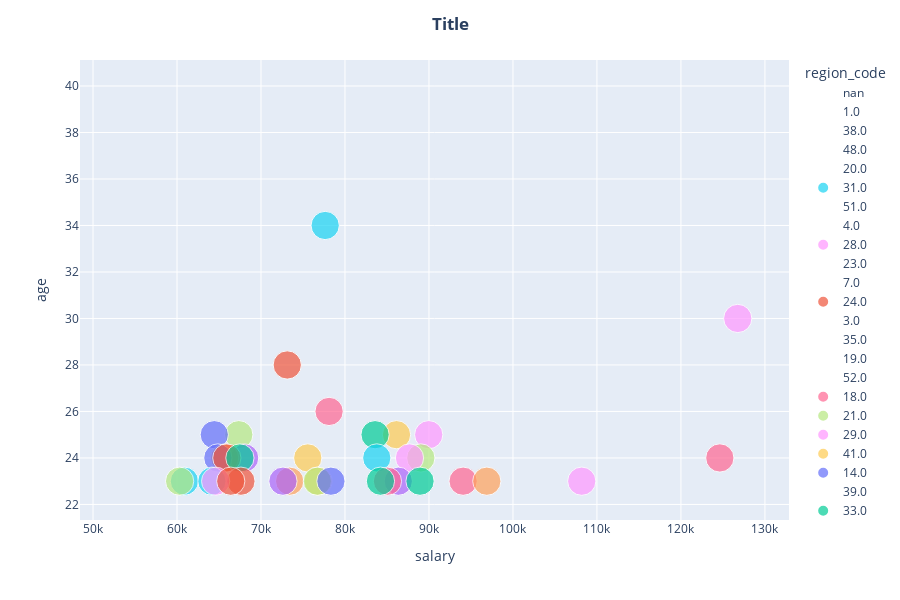

Notebook code cell kept with this figure:
### Code cell
# 1. Provided salary only for age range 22-40
# 2. Majority of the customers below 26 years old
# 3. Majority of the customers between 60 and 90k salary

four_feature_scatterer(df[df["salary"].notna()], "region_code", "salary", "age", "Male", title = "Title")

### Figure 1 — Plotly figure (JSON) as saved in the notebook; plotly's stock layout.template omitted (floating-point values rounded to 4 significant figures)
{"data": [{"hovertemplate": "region_code=nan<br>salary=%{x}<br>age=%{y}<br>Male=%{marker.size}<extra></extra>", "legendgroup": "nan", "marker": {"color": "#636efa", "size": [0], "sizemode": "area", "sizeref": 0.0025, "symbol": "circle"}, "mode": "markers", "name": "nan", "orientation": "v", "showlegend": true, "type": "scatter", "x": [114900.0], "xaxis": "x", "y": [40], "yaxis": "y"}, {"hovertemplate": "region_code=1.0<br>salary=%{x}<br>age=%{y}<br>Male=%{marker.size}<extra></extra>", "legendgroup": "1.0", "marker": {"color": "#EF553B", "size": [0], "sizemode": "area", "sizeref": 0.0025, "symbol": "circle"}, "mode": "markers", "name": "1.0", "orientation": "v", "showlegend": true, "type": "scatter", "x": [74450.0], "xaxis": "x", "y": [38], "yaxis": "y"}, {"hovertemplate": "region_code=38.0<br>salary=%{x}<br>age=%{y}<br>Male=%{marker.size}<extra></extra>", "legendgroup": "38.0", "marker": {"color": "#00cc96", "size": [0], "sizemode": "area", "sizeref": 0.0025, "symbol": "circle"}, "mode": "markers", "name": "38.0", "orientation": "v", "showlegend": true, "type": "scatter", "x": [76280.0], "xaxis": "x", "y": [37], "yaxis": "y"}, {"hovertemplate": "region_code=48.0<br>salary=%{x}<br>age=%{y}<br>Male=%{marker.size}<extra></extra>", "legendgroup": "48.0", "marker": {"color": "#ab63fa", "size": [0], "sizemode": "area", "sizeref": 0.0025, "symbol": "circle"}, "mode": "markers", "name": "48.0", "orientation": "v", "showlegend": true, "type": "scatter", "x": [108700.0], "xaxis": "x", "y": [36], "yaxis": "y"}, {"hovertemplate": "region_code=20.0<br>salary=%{x}<br>age=%{y}<br>Male=%{marker.size}<extra></extra>", "legendgroup": "20.0", "marker": {"color": "#FFA15A", "size": [0], "sizemode": "area", "sizeref": 0.0025, "symbol": "circle"}, "mode": "markers", "name": "20.0", "orientation": "v", "showlegend": true, "type": "scatter", "x": [53030.0], "xaxis": "x", "y": [35], "yaxis": "y"}, {"hovertemplate": "region_code=31.0<br>salary=%{x}<br>age=%{y}<br>Male=%{marker.size}<extra></extra>", "legendgroup": "31.0", "marker": {"color": "#19d3f3", "size": [1], "sizemode": "area", "sizeref": 0.0025, "symbol": "circle"}, "mode": "markers", "name": "31.0", "orientation": "v", "showlegend": true, "type": "scatter", "x": [77640.0], "xaxis": "x", "y": [34], "yaxis": "y"}, {"hovertemplate": "region_code=51.0<br>salary=%{x}<br>age=%{y}<br>Male=%{marker.size}<extra></extra>", "legendgroup": "51.0", "marker": {"color": "#FF6692", "size": [0], "sizemode": "area", "sizeref": 0.0025, "symbol": "circle"}, "mode": "markers", "name": "51.0", "orientation": "v", "showlegend": true, "type": "scatter", "x": [124200.0], "xaxis": "x", "y": [34], "yaxis": "y"}, {"hovertemplate": "region_code=4.0<br>salary=%{x}<br>age=%{y}<br>Male=%{marker.size}<extra></extra>", "legendgroup": "4.0", "marker": {"color": "#B6E880", "size": [0], "sizemode": "area", "sizeref": 0.0025, "symbol": "circle"}, "mode": "markers", "name": "4.0", "orientation": "v", "showlegend": true, "type": "scatter", "x": [69530.0], "xaxis": "x", "y": [30], "yaxis": "y"}, {"hovertemplate": "region_code=28.0<br>salary=%{x}<br>age=%{y}<br>Male=%{marker.size}<extra></extra>", "legendgroup": "28.0", "marker": {"color": "#FF97FF", "size": [1], "sizemode": "area", "sizeref": 0.0025, "symbol": "circle"}, "mode": "markers", "name": "28.0", "orientation": "v", "showlegend": true, "type": "scatter", "x": [126800.0], "xaxis": "x", "y": [30], "yaxis": "y"}, {"hovertemplate": "region_code=23.0<br>salary=%{x}<br>age=%{y}<br>Male=%{marker.size}<extra></extra>", "legendgroup": "23.0", "marker": {"color": "#FECB52", "size": [0], "sizemode": "area", "sizeref": 0.0025, "symbol": "circle"}, "mode": "markers", "name": "23.0", "orientation": "v", "showlegend": true, "type": "scatter", "x": [64160.0], "xaxis": "x", "y": [29], "yaxis": "y"}, {"hovertemplate": "region_code=7.0<br>salary=%{x}<br>age=%{y}<br>Male=%{marker.size}<extra></extra>", "legendgroup": "7.0", "marker": {"color": "#636efa", "size": [0], "sizemode": "area", "sizeref": 0.0025, "symbol": "circle"}, "mode": "markers", "name": "7.0", "orientation": "v", "showlegend": true, "type": "scatter", "x": [116600.0], "xaxis": "x", "y": [28], "yaxis": "y"}, {"hovertemplate": "region_code=24.0<br>salary=%{x}<br>age=%{y}<br>Male=%{marker.size}<extra></extra>", "legendgroup": "24.0", "marker": {"color": "#EF553B", "size": [1], "sizemode": "area", "sizeref": 0.0025, "symbol": "circle"}, "mode": "markers", "name": "24.0", "orientation": "v", "showlegend": true, "type": "scatter", "x": [73130.0], "xaxis": "x", "y": [28], "yaxis": "y"}, {"hovertemplate": "region_code=3.0<br>salary=%{x}<br>age=%{y}<br>Male=%{marker.size}<extra></extra>", "legendgroup": "3.0", "marker": {"color": "#00cc96", "size": [0], "sizemode": "area", "sizeref": 0.0025, "symbol": "circle"}, "mode": "markers", "name": "3.0", "orientation": "v", "showlegend": true, "type": "scatter", "x": [63000.0], "xaxis": "x", "y": [27], "yaxis": "y"}, {"hovertemplate": "region_code=35.0<br>salary=%{x}<br>age=%{y}<br>Male=%{marker.size}<extra></extra>", "legendgroup": "35.0", "marker": {"color": "#ab63fa", "size": [0], "sizemode": "area", "sizeref": 0.0025, "symbol": "circle"}, "mode": "markers", "name": "35.0", "orientation": "v", "showlegend": true, "type": "scatter", "x": [77090.0], "xaxis": "x", "y": [27], "yaxis": "y"}, {"hovertemplate": "region_code=19.0<br>salary=%{x}<br>age=%{y}<br>Male=%{marker.size}<extra></extra>", "legendgroup": "19.0", "marker": {"color": "#FFA15A", "size": [0], "sizemode": "area", "sizeref": 0.0025, "symbol": "circle"}, "mode": "markers", "name": "19.0", "orientation": "v", "showlegend": true, "type": "scatter", "x": [91690.0], "xaxis": "x", "y": [27], "yaxis": "y"}, {"hovertemplate": "region_code=52.0<br>salary=%{x}<br>age=%{y}<br>Male=%{marker.size}<extra></extra>", "legendgroup": "52.0", "marker": {"color": "#19d3f3", "size": [0], "sizemode": "area", "sizeref": 0.0025, "symbol": "circle"}, "mode": "markers", "name": "52.0", "orientation": "v", "showlegend": true, "type": "scatter", "x": [114400.0], "xaxis": "x", "y": [27], "yaxis": "y"}, {"hovertemplate": "region_code=18.0<br>salary=%{x}<br>age=%{y}<br>Male=%{marker.size}<extra></extra>", "legendgroup": "18.0", "marker": {"color": "#FF6692", "size": [1], "sizemode": "area", "sizeref": 0.0025, "symbol": "circle"}, "mode": "markers", "name": "18.0", "orientation": "v", "showlegend": true, "type": "scatter", "x": [78110.0], "xaxis": "x", "y": [26], "yaxis": "y"}, {"hovertemplate": "region_code=21.0<br>salary=%{x}<br>age=%{y}<br>Male=%{marker.size}<extra></extra>", "legendgroup": "21.0", "marker": {"color": "#B6E880", "size": [1], "sizemode": "area", "sizeref": 0.0025, "symbol": "circle"}, "mode": "markers", "name": "21.0", "orientation": "v", "showlegend": true, "type": "scatter", "x": [67360.0], "xaxis": "x", "y": [25], "yaxis": "y"}, {"hovertemplate": "region_code=29.0<br>salary=%{x}<br>age=%{y}<br>Male=%{marker.size}<extra></extra>", "legendgroup": "29.0", "marker": {"color": "#FF97FF", "size": [1], "sizemode": "area", "sizeref": 0.0025, "symbol": "circle"}, "mode": "markers", "name": "29.0", "orientation": "v", "showlegend": true, "type": "scatter", "x": [89970.0], "xaxis": "x", "y": [25], "yaxis": "y"}, {"hovertemplate": "region_code=41.0<br>salary=%{x}<br>age=%{y}<br>Male=%{marker.size}<extra></extra>", "legendgroup": "41.0", "marker": {"color": "#FECB52", "size": [1], "sizemode": "area", "sizeref": 0.0025, "symbol": "circle"}, "mode": "markers", "name": "41.0", "orientation": "v", "showlegend": true, "type": "scatter", "x": [86140.0], "xaxis": "x", "y": [25], "yaxis": "y"}, {"hovertemplate": "region_code=14.0<br>salary=%{x}<br>age=%{y}<br>Male=%{marker.size}<extra></extra>", "legendgroup": "14.0", "marker": {"color": "#636efa", "size": [1], "sizemode": "area", "sizeref": 0.0025, "symbol": "circle"}, "mode": "markers", "name": "14.0", "orientation": "v", "showlegend": true, "type": "scatter", "x": [64440.0], "xaxis": "x", "y": [25], "yaxis": "y"}, {"hovertemplate": "region_code=39.0<br>salary=%{x}<br>age=%{y}<br>Male=%{marker.size}<extra></extra>", "legendgroup": "39.0", "marker": {"color": "#EF553B", "size": [0], "sizemode": "area", "sizeref": 0.0025, "symbol": "circle"}, "mode": "markers", "name": "39.0", "orientation": "v", "showlegend": true, "type": "scatter", "x": [89202], "xaxis": "x", "y": [25], "yaxis": "y"}, {"hovertemplate": "region_code=33.0<br>salary=%{x}<br>age=%{y}<br>Male=%{marker.size}<extra></extra>", "legendgroup": "33.0", "marker": {"color": "#00cc96", "size": [1], "sizemode": "area", "sizeref": 0.0025, "symbol": "circle"}, "mode": "markers", "name": "33.0", "orientation": "v", "showlegend": true, "type": "scatter", "x": [83580.0], "xaxis": "x", "y": [25], "yaxis": "y"}, {"hovertemplate": "region_code=46.0<br>salary=%{x}<br>age=%{y}<br>Male=%{marker.size}<extra></extra>", "legendgroup": "46.0", "marker": {"color": "#ab63fa", "size": [1], "sizemode": "area", "sizeref": 0.0025, "symbol": "circle"}, "mode": "markers", "name": "46.0", "orientation": "v", "showlegend": true, "type": "scatter", "x": [68050.0], "xaxis": "x", "y": [24], "yaxis": "y"}, {"hovertemplate": "region_code=45.0<br>salary=%{x}<br>age=%{y}<br>Male=%{marker.size}<extra></extra>", "legendgroup": "45.0", "marker": {"color": "#FFA15A", "size": [1], "sizemode": "area", "sizeref": 0.0025, "symbol": "circle"}, "mode": "markers", "name": "45.0", "orientation": "v", "showlegend": true, "type": "scatter", "x": [65670.0], "xaxis": "x", "y": [24], "yaxis": "y"}, {"hovertemplate": "region_code=43.0<br>salary=%{x}<br>age=%{y}<br>Male=%{marker.size}<extra></extra>", "legendgroup": "43.0", "marker": {"color": "#19d3f3", "size": [1], "sizemode": "area", "sizeref": 0.0025, "symbol": "circle"}, "mode": "markers", "name": "43.0", "orientation": "v", "showlegend": true, "type": "scatter", "x": [83780.0], "xaxis": "x", "y": [24], "yaxis": "y"}, {"hovertemplate": "region_code=8.0<br>salary=%{x}<br>age=%{y}<br>Male=%{marker.size}<extra></extra>", "legendgroup": "8.0", "marker": {"color": "#FF6692", "size": [1], "sizemode": "area", "sizeref": 0.0025, "symbol": "circle"}, "mode": "markers", "name": "8.0", "orientation": "v", "showlegend": true, "type": "scatter", "x": [124600.0], "xaxis": "x", "y": [24], "yaxis": "y"}, {"hovertemplate": "region_code=40.0<br>salary=%{x}<br>age=%{y}<br>Male=%{marker.size}<extra></extra>", "legendgroup": "40.0", "marker": {"color": "#B6E880", "size": [1], "sizemode": "area", "sizeref": 0.0025, "symbol": "circle"}, "mode": "markers", "name": "40.0", "orientation": "v", "showlegend": true, "type": "scatter", "x": [89030.0], "xaxis": "x", "y": [24], "yaxis": "y"}, {"hovertemplate": "region_code=9.0<br>salary=%{x}<br>age=%{y}<br>Male=%{marker.size}<extra></extra>", "legendgroup": "9.0", "marker": {"color": "#FF97FF", "size": [1], "sizemode": "area", "sizeref": 0.0025, "symbol": "circle"}, "mode": "markers", "name": "9.0", "orientation": "v", "showlegend": true, "type": "scatter", "x": [87680.0], "xaxis": "x", "y": [24], "yaxis": "y"}, {"hovertemplate": "region_code=11.0<br>salary=%{x}<br>age=%{y}<br>Male=%{marker.size}<extra></extra>", "legendgroup": "11.0", "marker": {"color": "#FECB52", "size": [1], "sizemode": "area", "sizeref": 0.0025, "symbol": "circle"}, "mode": "markers", "name": "11.0", "orientation": "v", "showlegend": true, "type": "scatter", "x": [75570.0], "xaxis": "x", "y": [24], "yaxis": "y"}, {"hovertemplate": "region_code=12.0<br>salary=%{x}<br>age=%{y}<br>Male=%{marker.size}<extra></extra>", "legendgroup": "12.0", "marker": {"color": "#636efa", "size": [1], "sizemode": "area", "sizeref": 0.0025, "symbol": "circle"}, "mode": "markers", "name": "12.0", "orientation": "v", "showlegend": true, "type": "scatter", "x": [64860.0], "xaxis": "x", "y": [24], "yaxis": "y"}, {"hovertemplate": "region_code=30.0<br>salary=%{x}<br>age=%{y}<br>Male=%{marker.size}<extra></extra>", "legendgroup": "30.0", "marker": {"color": "#EF553B", "size": [1], "sizemode": "area", "sizeref": 0.0025, "symbol": "circle"}, "mode": "markers", "name": "30.0", "orientation": "v", "showlegend": true, "type": "scatter", "x": [65930.0], "xaxis": "x", "y": [24], "yaxis": "y"}, {"hovertemplate": "region_code=16.0<br>salary=%{x}<br>age=%{y}<br>Male=%{marker.size}<extra></extra>", "legendgroup": "16.0", "marker": {"color": "#00cc96", "size": [1], "sizemode": "area", "sizeref": 0.0025, "symbol": "circle"}, "mode": "markers", "name": "16.0", "orientation": "v", "showlegend": true, "type": "scatter", "x": [67490.0], "xaxis": "x", "y": [24], "yaxis": "y"}, {"hovertemplate": "region_code=37.0<br>salary=%{x}<br>age=%{y}<br>Male=%{marker.size}<extra></extra>", "legendgroup": "37.0", "marker": {"color": "#ab63fa", "size": [1], "sizemode": "area", "sizeref": 0.0025, "symbol": "circle"}, "mode": "markers", "name": "37.0", "orientation": "v", "showlegend": true, "type": "scatter", "x": [86350.0], "xaxis": "x", "y": [23], "yaxis": "y"}, {"hovertemplate": "region_code=49.0<br>salary=%{x}<br>age=%{y}<br>Male=%{marker.size}<extra></extra>", "legendgroup": "49.0", "marker": {"color": "#FFA15A", "size": [1], "sizemode": "area", "sizeref": 0.0025, "symbol": "circle"}, "mode": "markers", "name": "49.0", "orientation": "v", "showlegend": true, "type": "scatter", "x": [73410.0], "xaxis": "x", "y": [23], "yaxis": "y"}, {"hovertemplate": "region_code=13.0<br>salary=%{x}<br>age=%{y}<br>Male=%{marker.size}<extra></extra>", "legendgroup": "13.0", "marker": {"color": "#19d3f3", "size": [1], "sizemode": "area", "sizeref": 0.0025, "symbol": "circle"}, "mode": "markers", "name": "13.0", "orientation": "v", "showlegend": true, "type": "scatter", "x": [60880.0], "xaxis": "x", "y": [23], "yaxis": "y"}, {"hovertemplate": "region_code=15.0<br>salary=%{x}<br>age=%{y}<br>Male=%{marker.size}<extra></extra>", "legendgroup": "15.0", "marker": {"color": "#FF6692", "size": [1], "sizemode": "area", "sizeref": 0.0025, "symbol": "circle"}, "mode": "markers", "name": "15.0", "orientation": "v", "showlegend": true, "type": "scatter", "x": [94070.0], "xaxis": "x", "y": [23], "yaxis": "y"}, {"hovertemplate": "region_code=6.0<br>salary=%{x}<br>age=%{y}<br>Male=%{marker.size}<extra></extra>", "legendgroup": "6.0", "marker": {"color": "#B6E880", "size": [1], "sizemode": "area", "sizeref": 0.0025, "symbol": "circle"}, "mode": "markers", "name": "6.0", "orientation": "v", "showlegend": true, "type": "scatter", "x": [60310.0], "xaxis": "x", "y": [23], "yaxis": "y"}, {"hovertemplate": "region_code=17.0<br>salary=%{x}<br>age=%{y}<br>Male=%{marker.size}<extra></extra>", "legendgroup": "17.0", "marker": {"color": "#FF97FF", "size": [1], "sizemode": "area", "sizeref": 0.0025, "symbol": "circle"}, "mode": "markers", "name": "17.0", "orientation": "v", "showlegend": true, "type": "scatter", "x": [108200.0], "xaxis": "x", "y": [23], "yaxis": "y"}, {"hovertemplate": "region_code=2.0<br>salary=%{x}<br>age=%{y}<br>Male=%{marker.size}<extra></extra>", "legendgroup": "2.0", "marker": {"color": "#FECB52", "size": [1], "sizemode": "area", "sizeref": 0.0025, "symbol": "circle"}, "mode": "markers", "name": "2.0", "orientation": "v", "showlegend": true, "type": "scatter", "x": [76810.0], "xaxis": "x", "y": [23], "yaxis": "y"}, {"hovertemplate": "region_code=50.0<br>salary=%{x}<br>age=%{y}<br>Male=%{marker.size}<extra></extra>", "legendgroup": "50.0", "marker": {"color": "#636efa", "size": [0], "sizemode": "area", "sizeref": 0.0025, "symbol": "circle"}, "mode": "markers", "name": "50.0", "orientation": "v", "showlegend": true, "type": "scatter", "x": [96800.0], "xaxis": "x", "y": [23], "yaxis": "y"}, {"hovertemplate": "region_code=5.0<br>salary=%{x}<br>age=%{y}<br>Male=%{marker.size}<extra></extra>", "legendgroup": "5.0", "marker": {"color": "#EF553B", "size": [1], "sizemode": "area", "sizeref": 0.0025, "symbol": "circle"}, "mode": "markers", "name": "5.0", "orientation": "v", "showlegend": true, "type": "scatter", "x": [67610.0], "xaxis": "x", "y": [23], "yaxis": "y"}, {"hovertemplate": "region_code=47.0<br>salary=%{x}<br>age=%{y}<br>Male=%{marker.size}<extra></extra>", "legendgroup": "47.0", "marker": {"color": "#00cc96", "size": [1], "sizemode": "area", "sizeref": 0.0025, "symbol": "circle"}, "mode": "markers", "name": "47.0", "orientation": "v", "showlegend": true, "type": "scatter", "x": [88940.0], "xaxis": "x", "y": [23], "yaxis": "y"}, {"hovertemplate": "region_code=22.0<br>salary=%{x}<br>age=%{y}<br>Male=%{marker.size}<extra></extra>", "legendgroup": "22.0", "marker": {"color": "#ab63fa", "size": [1], "sizemode": "area", "sizeref": 0.0025, "symbol": "circle"}, "mode": "markers", "name": "22.0", "orientation": "v", "showlegend": true, "type": "scatter", "x": [72620.0], "xaxis": "x", "y": [23], "yaxis": "y"}, {"hovertemplate": "region_code=36.0<br>salary=%{x}<br>age=%{y}<br>Male=%{marker.size}<extra></extra>", "legendgroup": "36.0", "marker": {"color": "#FFA15A", "size": [1], "sizemode": "area", "sizeref": 0.0025, "symbol": "circle"}, "mode": "markers", "name": "36.0", "orientation": "v", "showlegend": true, "type": "scatter", "x": [96890.0], "xaxis": "x", "y": [23], "yaxis": "y"}, {"hovertemplate": "region_code=25.0<br>salary=%{x}<br>age=%{y}<br>Male=%{marker.size}<extra></extra>", "legendgroup": "25.0", "marker": {"color": "#19d3f3", "size": [1], "sizemode": "area", "sizeref": 0.0025, "symbol": "circle"}, "mode": "markers", "name": "25.0", "orientation": "v", "showlegend": true, "type": "scatter", "x": [64150.0], "xaxis": "x", "y": [23], "yaxis": "y"}, {"hovertemplate": "region_code=26.0<br>salary=%{x}<br>age=%{y}<br>Male=%{marker.size}<extra></extra>", "legendgroup": "26.0", "marker": {"color": "#FF6692", "size": [1], "sizemode": "area", "sizeref": 0.0025, "symbol": "circle"}, "mode": "markers", "name": "26.0", "orientation": "v", "showlegend": true, "type": "scatter", "x": [85060.0], "xaxis": "x", "y": [23], "yaxis": "y"}, {"hovertemplate": "region_code=44.0<br>salary=%{x}<br>age=%{y}<br>Male=%{marker.size}<extra></extra>", "legendgroup": "44.0", "marker": {"color": "#B6E880", "size": [1], "sizemode": "area", "sizeref": 0.0025, "symbol": "circle"}, "mode": "markers", "name": "44.0", "orientation": "v", "showlegend": true, "type": "scatter", "x": [76700.0], "xaxis": "x", "y": [23], "yaxis": "y"}, {"hovertemplate": "region_code=27.0<br>salary=%{x}<br>age=%{y}<br>Male=%{marker.size}<extra></extra>", "legendgroup": "27.0", "marker": {"color": "#FF97FF", "size": [1], "sizemode": "area", "sizeref": 0.0025, "symbol": "circle"}, "mode": "markers", "name": "27.0", "orientation": "v", "showlegend": true, "type": "scatter", "x": [64600.0], "xaxis": "x", "y": [23], "yaxis": "y"}, {"hovertemplate": "region_code=42.0<br>salary=%{x}<br>age=%{y}<br>Male=%{marker.size}<extra></extra>", "legendgroup": "42.0", "marker": {"color": "#FECB52", "size": [0], "sizemode": "area", "sizeref": 0.0025, "symbol": "circle"}, "mode": "markers", "name": "42.0", "orientation": "v", "showlegend": true, "type": "scatter", "x": [79150.0], "xaxis": "x", "y": [23], "yaxis": "y"}, {"hovertemplate": "region_code=32.0<br>salary=%{x}<br>age=%{y}<br>Male=%{marker.size}<extra></extra>", "legendgroup": "32.0", "marker": {"color": "#636efa", "size": [1], "sizemode": "area", "sizeref": 0.0025, "symbol": "circle"}, "mode": "markers", "name": "32.0", "orientation": "v", "showlegend": true, "type": "scatter", "x": [78330.0], "xaxis": "x", "y": [23], "yaxis": "y"}, {"hovertemplate": "region_code=10.0<br>salary=%{x}<br>age=%{y}<br>Male=%{marker.size}<extra></extra>", "legendgroup": "10.0", "marker": {"color": "#EF553B", "size": [1], "sizemode": "area", "sizeref": 0.0025, "symbol": "circle"}, "mode": "markers", "name": "10.0", "orientation": "v", "showlegend": true, "type": "scatter", "x": [66400.0], "xaxis": "x", "y": [23], "yaxis": "y"}, {"hovertemplate": "region_code=34.0<br>salary=%{x}<br>age=%{y}<br>Male=%{marker.size}<extra></extra>", "legendgroup": "34.0", "marker": {"color": "#00cc96", "size": [1], "sizemode": "area", "sizeref": 0.0025, "symbol": "circle"}, "mode": "markers", "name": "34.0", "orientation": "v", "showlegend": true, "type": "scatter", "x": [84220.0], "xaxis": "x", "y": [23], "yaxis": "y"}], "layout": {"barmode": "overlay", "height": 600, "legend": {"itemsizing": "constant", "title": {"text": "region_code"}, "tracegroupgap": 0}, "margin": {"t": 60}, "title": {"text": "<b>Title</b>", "x": 0.5, "xanchor": "center"}, "xaxis": {"anchor": "y", "domain": [0, 1], "title": {"text": "salary"}}, "yaxis": {"anchor": "x", "domain": [0, 1], "title": {"text": "age"}}}}
